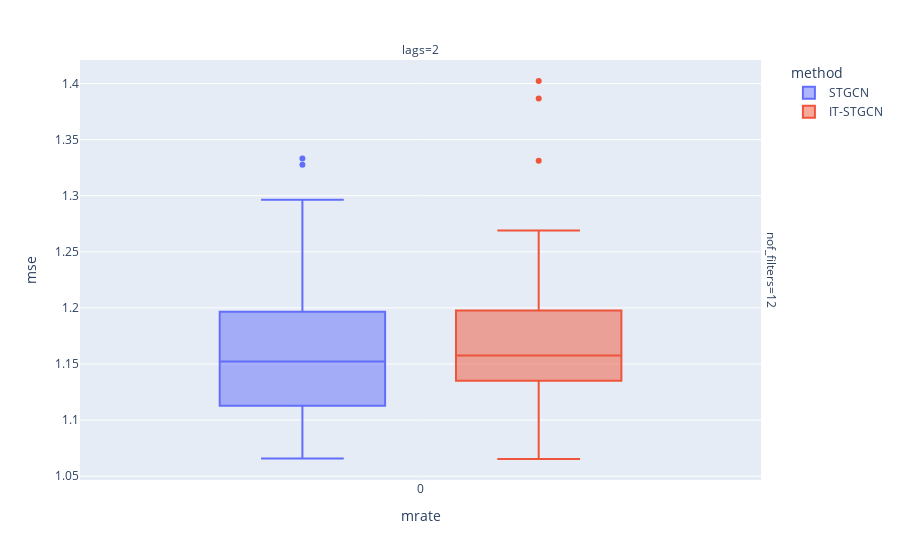

Notebook source saved alongside this figure:
### Markdown cell above
## Baseline

### Code cell
data.query("method!='GNAR' and mrate==0").plot.box(backend='plotly',x='mrate',color='method',y='mse',facet_col='lags',facet_row='nof_filters',height=600)

### Figure 1 — Plotly figure (JSON) as saved in the notebook; plotly's stock layout.template omitted (floating-point values rounded to 4 significant figures)
{"data": [{"alignmentgroup": "True", "hovertemplate": "method=STGCN<br>nof_filters=12<br>lags=2<br>mrate=%{x}<br>mse=%{y}<extra></extra>", "legendgroup": "STGCN", "marker": {"color": "#636efa"}, "name": "STGCN", "notched": false, "offsetgroup": "STGCN", "orientation": "v", "showlegend": true, "type": "box", "x": [0, 0, 0, 0, 0, 0, 0, 0, 0, 0, 0, 0, 0, 0, 0, 0, 0, 0, 0, 0, 0, 0, 0, 0, 0, 0, 0, 0, 0, 0, 0, 0, 0, 0, 0, 0, 0, 0, 0, 0, 0, 0, 0, 0, 0, 0, 0, 0, 0, 0, 0, 0, 0, 0, 0, 0, 0, 0, 0, 0], "x0": " ", "xaxis": "x", "y": [1.202, 1.127, 1.252, 1.17, 1.136, 1.199, 1.196, 1.11, 1.108, 1.151, 1.131, 1.178, 1.079, 1.105, 1.089, 1.283, 1.328, 1.091, 1.242, 1.181, 1.197, 1.075, 1.116, 1.146, 1.129, 1.068, 1.289, 1.252, 1.134, 1.124, 1.108, 1.157, 1.232, 1.141, 1.102, 1.17, 1.228, 1.147, 1.255, 1.151, 1.173, 1.087, 1.089, 1.175, 1.162, 1.154, 1.194, 1.157, 1.1, 1.145, 1.189, 1.333, 1.136, 1.066, 1.141, 1.236, 1.192, 1.191, 1.079, 1.296], "y0": " ", "yaxis": "y"}, {"alignmentgroup": "True", "hovertemplate": "method=IT-STGCN<br>nof_filters=12<br>lags=2<br>mrate=%{x}<br>mse=%{y}<extra></extra>", "legendgroup": "IT-STGCN", "marker": {"color": "#EF553B"}, "name": "IT-STGCN", "notched": false, "offsetgroup": "IT-STGCN", "orientation": "v", "showlegend": true, "type": "box", "x": [0, 0, 0, 0, 0, 0, 0, 0, 0, 0, 0, 0, 0, 0, 0, 0, 0, 0, 0, 0, 0, 0, 0, 0, 0, 0, 0, 0, 0, 0, 0, 0, 0, 0, 0, 0, 0, 0, 0, 0, 0, 0, 0, 0, 0, 0, 0, 0, 0, 0, 0, 0, 0, 0, 0, 0, 0, 0, 0, 0], "x0": " ", "xaxis": "x", "y": [1.088, 1.158, 1.099, 1.167, 1.121, 1.152, 1.202, 1.231, 1.153, 1.127, 1.104, 1.189, 1.269, 1.136, 1.172, 1.157, 1.167, 1.153, 1.093, 1.065, 1.2, 1.143, 1.387, 1.169, 1.221, 1.172, 1.224, 1.089, 1.188, 1.207, 1.152, 1.128, 1.331, 1.177, 1.145, 1.249, 1.156, 1.152, 1.137, 1.133, 1.131, 1.165, 1.177, 1.149, 1.235, 1.137, 1.244, 1.134, 1.137, 1.183, 1.148, 1.206, 1.124, 1.163, 1.104, 1.239, 1.402, 1.113, 1.195, 1.185], "y0": " ", "yaxis": "y"}], "layout": {"annotations": [{"font": {}, "showarrow": false, "text": "lags=2", "x": 0.49, "xanchor": "center", "xref": "paper", "y": 1, "yanchor": "bottom", "yref": "paper"}, {"font": {}, "showarrow": false, "text": "nof_filters=12", "textangle": 90, "x": 0.98, "xanchor": "left", "xref": "paper", "y": 0.5, "yanchor": "middle", "yref": "paper"}], "autosize": true, "boxmode": "group", "legend": {"title": {"text": "method"}, "tracegroupgap": 0}, "margin": {"t": 60}, "xaxis": {"anchor": "y", "autorange": true, "domain": [0, 0.98], "range": [-0.5021, 0.5021], "title": {"text": "mrate"}, "type": "linear"}, "yaxis": {"anchor": "x", "autorange": true, "domain": [0, 1], "range": [1.047, 1.421], "title": {"text": "mse"}, "type": "linear"}}}
